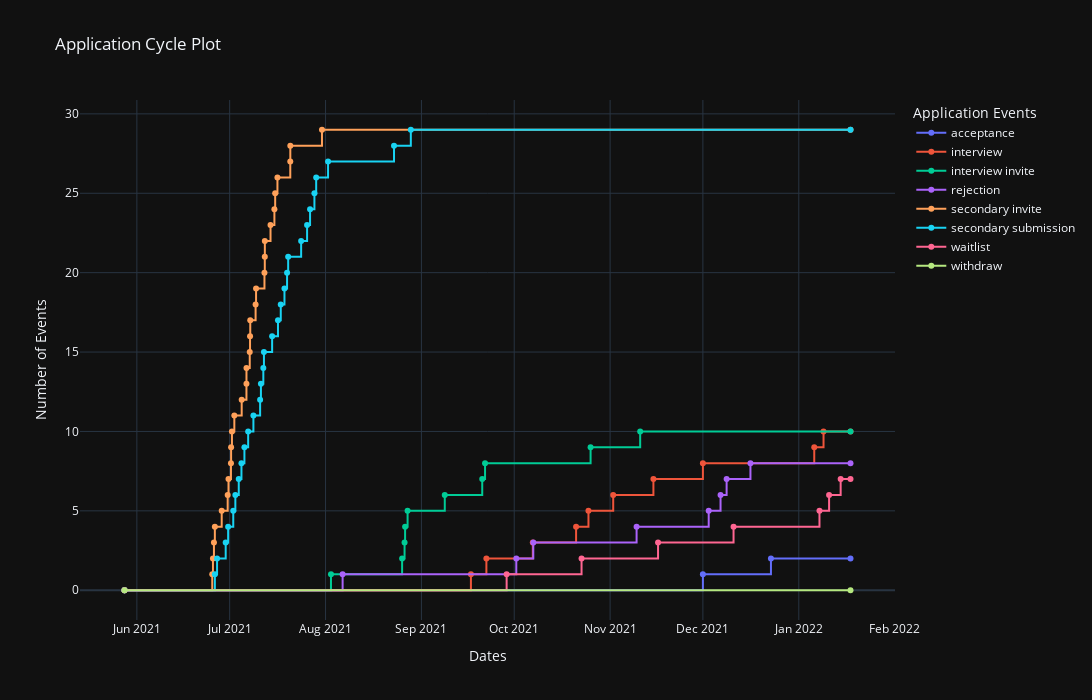

The notebook cell this image was saved under:
### Markdown cell above
### Plotting the Application Cycle as a line graph

### Code cell
fig = px.line(dan_sort2, x="Dates", y="tracker", color="Actions", 
              hover_data=["schools", "Actions", "Dates"], markers=True, line_shape="hv", 
              labels={
                  "Dates": "Dates",
                  "tracker": "Number of Events",
                  "Actions": "Application Events"
              },
              title="Application Cycle Plot", 
              template="plotly_dark", width=1200, height=700)
fig.show()

### Figure 1 — Plotly figure (JSON) as saved in the notebook; plotly's stock layout.template omitted (floating-point values rounded to 4 significant figures)
{"data": [{"customdata": [["Start", "acceptance"], ["University of Iowa", "acceptance"], ["Baylor", "acceptance"], ["End", "acceptance"], ["Harvard", "acceptance"], ["University of Washington", "acceptance"], ["Duke", "acceptance"], ["UC San Diego", "acceptance"], ["Stanford", "acceptance"], ["UCSF", "acceptance"], ["University of Michigan", "acceptance"], ["Vanderbilt", "acceptance"], ["University of North Carolina", "acceptance"], ["UCLA", "acceptance"], ["University of Pennsylvania", "acceptance"], ["Weill Cornell Tri-I", "acceptance"], ["Northwestern", "acceptance"], ["New York University", "acceptance"], ["Columbia", "acceptance"], ["Johns Hopkins University", "acceptance"], ["Washington University in St. Louis", "acceptance"], ["Yale", "acceptance"], ["Case Western Reserve University", "acceptance"], ["Oregon Health and Science University", "acceptance"], ["UC Irvine", "acceptance"], ["University of Utah", "acceptance"], ["UT Southwestern", "acceptance"], ["University of Wisconsin", "acceptance"], ["Stony Brook", "acceptance"], ["University of Pittsburgh", "acceptance"], ["University of Colorado", "acceptance"]], "hovertemplate": "Application Events=%{customdata[1]}<br>Dates=%{x}<br>Number of Events=%{y}<br>schools=%{customdata[0]}<extra></extra>", "legendgroup": "acceptance", "line": {"color": "#636efa", "dash": "solid", "shape": "hv"}, "marker": {"symbol": "circle"}, "mode": "lines+markers", "name": "acceptance", "orientation": "v", "showlegend": true, "type": "scatter", "x": ["2021-05-28T00:00:00", "2021-12-01T00:00:00", "2021-12-23T00:00:00", "2022-01-17T17:14:06", null, null, null, null, null, null, null, null, null, null, null, null, null, null, null, null, null, null, null, null, null, null, null, null, null, null, null], "xaxis": "x", "y": [0, 1, 2, 2, 2, 2, 2, 2, 2, 2, 2, 2, 2, 2, 2, 2, 2, 2, 2, 2, 2, 2, 2, 2, 2, 2, 2, 2, 2, 2, 2], "yaxis": "y"}, {"customdata": [["Start", "interview"], ["UT Southwestern", "interview"], ["Northwestern", "interview"], ["Vanderbilt", "interview"], ["Baylor", "interview"], ["Oregon Health and Science University", "interview"], ["University of Iowa", "interview"], ["UC Irvine", "interview"], ["Case Western Reserve University", "interview"], ["University of Washington", "interview"], ["University of North Carolina", "interview"], ["End", "interview"], ["Harvard", "interview"], ["Duke", "interview"], ["UC San Diego", "interview"], ["Stanford", "interview"], ["UCSF", "interview"], ["University of Michigan", "interview"], ["UCLA", "interview"], ["University of Pennsylvania", "interview"], ["Weill Cornell Tri-I", "interview"], ["New York University", "interview"], ["Columbia", "interview"], ["Johns Hopkins University", "interview"], ["Washington University in St. Louis", "interview"], ["Yale", "interview"], ["University of Utah", "interview"], ["University of Wisconsin", "interview"], ["Stony Brook", "interview"], ["University of Pittsburgh", "interview"], ["University of Colorado", "interview"]], "hovertemplate": "Application Events=%{customdata[1]}<br>Dates=%{x}<br>Number of Events=%{y}<br>schools=%{customdata[0]}<extra></extra>", "legendgroup": "interview", "line": {"color": "#EF553B", "dash": "solid", "shape": "hv"}, "marker": {"symbol": "circle"}, "mode": "lines+markers", "name": "interview", "orientation": "v", "showlegend": true, "type": "scatter", "x": ["2021-05-28T00:00:00", "2021-09-17T00:00:00", "2021-09-22T00:00:00", "2021-10-07T00:00:00", "2021-10-21T00:00:00", "2021-10-25T00:00:00", "2021-11-02T00:00:00", "2021-11-15T00:00:00", "2021-12-01T00:00:00", "2022-01-06T00:00:00", "2022-01-09T00:00:00", "2022-01-17T17:14:06", null, null, null, null, null, null, null, null, null, null, null, null, null, null, null, null, null, null, null], "xaxis": "x", "y": [0, 1, 2, 3, 4, 5, 6, 7, 8, 9, 10, 10, 10, 10, 10, 10, 10, 10, 10, 10, 10, 10, 10, 10, 10, 10, 10, 10, 10, 10, 10], "yaxis": "y"}, {"customdata": [["Start", "interview invite"], ["University of Washington", "interview invite"], ["Northwestern", "interview invite"], ["Case Western Reserve University", "interview invite"], ["UT Southwestern", "interview invite"], ["Vanderbilt", "interview invite"], ["University of Iowa", "interview invite"], ["Oregon Health and Science University", "interview invite"], ["Baylor", "interview invite"], ["UC Irvine", "interview invite"], ["University of North Carolina", "interview invite"], ["End", "interview invite"], ["Harvard", "interview invite"], ["Duke", "interview invite"], ["UC San Diego", "interview invite"], ["Stanford", "interview invite"], ["UCSF", "interview invite"], ["University of Michigan", "interview invite"], ["UCLA", "interview invite"], ["University of Pennsylvania", "interview invite"], ["Weill Cornell Tri-I", "interview invite"], ["New York University", "interview invite"], ["Columbia", "interview invite"], ["Johns Hopkins University", "interview invite"], ["Washington University in St. Louis", "interview invite"], ["Yale", "interview invite"], ["University of Utah", "interview invite"], ["University of Wisconsin", "interview invite"], ["Stony Brook", "interview invite"], ["University of Pittsburgh", "interview invite"], ["University of Colorado", "interview invite"]], "hovertemplate": "Application Events=%{customdata[1]}<br>Dates=%{x}<br>Number of Events=%{y}<br>schools=%{customdata[0]}<extra></extra>", "legendgroup": "interview invite", "line": {"color": "#00cc96", "dash": "solid", "shape": "hv"}, "marker": {"symbol": "circle"}, "mode": "lines+markers", "name": "interview invite", "orientation": "v", "showlegend": true, "type": "scatter", "x": ["2021-05-28T00:00:00", "2021-08-02T18:02:00", "2021-08-25T18:01:00", "2021-08-26T13:03:00", "2021-08-26T17:14:00", "2021-08-27T12:34:00", "2021-09-08T13:10:00", "2021-09-20T15:44:00", "2021-09-21T13:36:00", "2021-10-25T16:29:00", "2021-11-10T17:18:00", "2022-01-17T17:14:06", null, null, null, null, null, null, null, null, null, null, null, null, null, null, null, null, null, null, null], "xaxis": "x", "y": [0, 1, 2, 3, 4, 5, 6, 7, 8, 9, 10, 10, 10, 10, 10, 10, 10, 10, 10, 10, 10, 10, 10, 10, 10, 10, 10, 10, 10, 10, 10], "yaxis": "y"}, {"customdata": [["Start", "rejection"], ["Weill Cornell Tri-I", "rejection"], ["University of Pittsburgh", "rejection"], ["Stanford", "rejection"], ["Johns Hopkins University", "rejection"], ["UCSF", "rejection"], ["Washington University in St. Louis", "rejection"], ["New York University", "rejection"], ["Yale", "rejection"], ["End", "rejection"], ["Harvard", "rejection"], ["University of Washington", "rejection"], ["Duke", "rejection"], ["UC San Diego", "rejection"], ["University of Michigan", "rejection"], ["Vanderbilt", "rejection"], ["Baylor", "rejection"], ["University of North Carolina", "rejection"], ["UCLA", "rejection"], ["University of Pennsylvania", "rejection"], ["Northwestern", "rejection"], ["Columbia", "rejection"], ["Case Western Reserve University", "rejection"], ["Oregon Health and Science University", "rejection"], ["UC Irvine", "rejection"], ["University of Utah", "rejection"], ["UT Southwestern", "rejection"], ["University of Wisconsin", "rejection"], ["Stony Brook", "rejection"], ["University of Iowa", "rejection"], ["University of Colorado", "rejection"]], "hovertemplate": "Application Events=%{customdata[1]}<br>Dates=%{x}<br>Number of Events=%{y}<br>schools=%{customdata[0]}<extra></extra>", "legendgroup": "rejection", "line": {"color": "#ab63fa", "dash": "solid", "shape": "hv"}, "marker": {"symbol": "circle"}, "mode": "lines+markers", "name": "rejection", "orientation": "v", "showlegend": true, "type": "scatter", "x": ["2021-05-28T00:00:00", "2021-08-06T12:26:00", "2021-10-01T16:06:00", "2021-10-07T04:00:00", "2021-11-09T13:27:00", "2021-12-02T21:01:00", "2021-12-06T16:57:00", "2021-12-08T16:03:00", "2021-12-16T08:57:00", "2022-01-17T17:14:06", null, null, null, null, null, null, null, null, null, null, null, null, null, null, null, null, null, null, null, null, null], "xaxis": "x", "y": [0, 1, 2, 3, 4, 5, 6, 7, 8, 8, 8, 8, 8, 8, 8, 8, 8, 8, 8, 8, 8, 8, 8, 8, 8, 8, 8, 8, 8, 8, 8], "yaxis": "y"}, {"customdata": [["Start", "secondary invite"], ["University of Michigan", "secondary invite"], ["New York University", "secondary invite"], ["University of Pennsylvania", "secondary invite"], ["UT Southwestern", "secondary invite"], ["Johns Hopkins University", "secondary invite"], ["Stony Brook", "secondary invite"], ["UC San Diego", "secondary invite"], ["University of Pittsburgh", "secondary invite"], ["Baylor", "secondary invite"], ["Washington University in St. Louis", "secondary invite"], ["Stanford", "secondary invite"], ["Columbia", "secondary invite"], ["University of Iowa", "secondary invite"], ["Harvard", "secondary invite"], ["Weill Cornell Tri-I", "secondary invite"], ["Vanderbilt", "secondary invite"], ["Oregon Health and Science University", "secondary invite"], ["Case Western Reserve University", "secondary invite"], ["University of North Carolina", "secondary invite"], ["UCLA", "secondary invite"], ["University of Washington", "secondary invite"], ["Yale", "secondary invite"], ["UC Irvine", "secondary invite"], ["Duke", "secondary invite"], ["University of Utah", "secondary invite"], ["Northwestern", "secondary invite"], ["University of Wisconsin", "secondary invite"], ["University of Colorado", "secondary invite"], ["UCSF", "secondary invite"], ["End", "secondary invite"]], "hovertemplate": "Application Events=%{customdata[1]}<br>Dates=%{x}<br>Number of Events=%{y}<br>schools=%{customdata[0]}<extra></extra>", "legendgroup": "secondary invite", "line": {"color": "#FFA15A", "dash": "solid", "shape": "hv"}, "marker": {"symbol": "circle"}, "mode": "lines+markers", "name": "secondary invite", "orientation": "v", "showlegend": true, "type": "scatter", "x": ["2021-05-28T00:00:00", "2021-06-25T08:52:00", "2021-06-25T14:24:00", "2021-06-25T22:01:00", "2021-06-26T05:01:00", "2021-06-28T10:10:00", "2021-06-30T08:34:00", "2021-06-30T14:58:00", "2021-07-01T10:03:00", "2021-07-01T11:10:00", "2021-07-01T17:42:00", "2021-07-02T12:10:00", "2021-07-04T21:18:00", "2021-07-06T10:14:00", "2021-07-06T10:25:00", "2021-07-07T11:46:00", "2021-07-07T14:07:00", "2021-07-07T15:48:00", "2021-07-09T09:15:00", "2021-07-09T12:53:00", "2021-07-12T06:00:00", "2021-07-12T08:33:00", "2021-07-12T08:54:00", "2021-07-14T05:00:00", "2021-07-15T11:08:00", "2021-07-15T17:08:00", "2021-07-16T10:44:00", "2021-07-20T14:21:00", "2021-07-20T14:39:00", "2021-07-30T20:19:00", "2022-01-17T17:14:06"], "xaxis": "x", "y": [0, 1, 2, 3, 4, 5, 6, 7, 8, 9, 10, 11, 12, 13, 14, 15, 16, 17, 18, 19, 20, 21, 22, 23, 24, 25, 26, 27, 28, 29, 29], "yaxis": "y"}, {"customdata": [["Start", "secondary submission"], ["University of Michigan", "secondary submission"], ["UT Southwestern", "secondary submission"], ["New York University", "secondary submission"], ["University of Pennsylvania", "secondary submission"], ["Johns Hopkins University", "secondary submission"], ["Stony Brook", "secondary submission"], ["Baylor", "secondary submission"], ["Washington University in St. Louis", "secondary submission"], ["University of Pittsburgh", "secondary submission"], ["UC San Diego", "secondary submission"], ["Stanford", "secondary submission"], ["Columbia", "secondary submission"], ["University of Iowa", "secondary submission"], ["Harvard", "secondary submission"], ["Weill Cornell Tri-I", "secondary submission"], ["Vanderbilt", "secondary submission"], ["Case Western Reserve University", "secondary submission"], ["University of North Carolina", "secondary submission"], ["Oregon Health and Science University", "secondary submission"], ["University of Washington", "secondary submission"], ["Northwestern", "secondary submission"], ["Duke", "secondary submission"], ["Yale", "secondary submission"], ["UCLA", "secondary submission"], ["UC Irvine", "secondary submission"], ["University of Utah", "secondary submission"], ["University of Colorado", "secondary submission"], ["University of Wisconsin", "secondary submission"], ["UCSF", "secondary submission"], ["End", "secondary submission"]], "hovertemplate": "Application Events=%{customdata[1]}<br>Dates=%{x}<br>Number of Events=%{y}<br>schools=%{customdata[0]}<extra></extra>", "legendgroup": "secondary submission", "line": {"color": "#19d3f3", "dash": "solid", "shape": "hv"}, "marker": {"symbol": "circle"}, "mode": "lines+markers", "name": "secondary submission", "orientation": "v", "showlegend": true, "type": "scatter", "x": ["2021-05-28T00:00:00", "2021-06-26T05:10:00", "2021-06-26T22:13:00", "2021-06-29T17:11:00", "2021-06-30T12:12:00", "2021-07-02T03:54:00", "2021-07-02T20:07:00", "2021-07-03T22:30:00", "2021-07-04T19:27:00", "2021-07-05T18:31:00", "2021-07-06T23:33:00", "2021-07-08T16:15:00", "2021-07-10T20:20:00", "2021-07-11T02:30:00", "2021-07-11T21:15:00", "2021-07-12T01:55:00", "2021-07-14T17:29:00", "2021-07-16T14:55:00", "2021-07-17T12:28:00", "2021-07-18T17:11:00", "2021-07-19T13:27:00", "2021-07-19T21:57:00", "2021-07-24T02:37:00", "2021-07-26T00:44:00", "2021-07-26T23:53:00", "2021-07-28T09:40:00", "2021-07-28T23:20:00", "2021-08-01T19:26:00", "2021-08-23T03:17:00", "2021-08-28T13:38:00", "2022-01-17T17:14:06"], "xaxis": "x", "y": [0, 1, 2, 3, 4, 5, 6, 7, 8, 9, 10, 11, 12, 13, 14, 15, 16, 17, 18, 19, 20, 21, 22, 23, 24, 25, 26, 27, 28, 29, 29], "yaxis": "y"}, {"customdata": [["Start", "waitlist"], ["University of Colorado", "waitlist"], ["Northwestern", "waitlist"], ["Oregon Health and Science University", "waitlist"], ["UC Irvine", "waitlist"], ["Vanderbilt", "waitlist"], ["University of Washington", "waitlist"], ["Case Western Reserve University", "waitlist"], ["End", "waitlist"], ["Harvard", "waitlist"], ["Duke", "waitlist"], ["UC San Diego", "waitlist"], ["Stanford", "waitlist"], ["UCSF", "waitlist"], ["University of Michigan", "waitlist"], ["Baylor", "waitlist"], ["University of North Carolina", "waitlist"], ["UCLA", "waitlist"], ["University of Pennsylvania", "waitlist"], ["Weill Cornell Tri-I", "waitlist"], ["New York University", "waitlist"], ["Columbia", "waitlist"], ["Johns Hopkins University", "waitlist"], ["Washington University in St. Louis", "waitlist"], ["Yale", "waitlist"], ["University of Utah", "waitlist"], ["UT Southwestern", "waitlist"], ["University of Wisconsin", "waitlist"], ["Stony Brook", "waitlist"], ["University of Pittsburgh", "waitlist"], ["University of Iowa", "waitlist"]], "hovertemplate": "Application Events=%{customdata[1]}<br>Dates=%{x}<br>Number of Events=%{y}<br>schools=%{customdata[0]}<extra></extra>", "legendgroup": "waitlist", "line": {"color": "#FF6692", "dash": "solid", "shape": "hv"}, "marker": {"symbol": "circle"}, "mode": "lines+markers", "name": "waitlist", "orientation": "v", "showlegend": true, "type": "scatter", "x": ["2021-05-28T00:00:00", "2021-09-28T13:01:00", "2021-10-22T18:23:00", "2021-11-16T12:00:00", "2021-12-10T21:49:00", "2022-01-07T16:28:00", "2022-01-10T19:08:00", "2022-01-14T12:54:00", "2022-01-17T17:14:06", null, null, null, null, null, null, null, null, null, null, null, null, null, null, null, null, null, null, null, null, null, null], "xaxis": "x", "y": [0, 1, 2, 3, 4, 5, 6, 7, 7, 7, 7, 7, 7, 7, 7, 7, 7, 7, 7, 7, 7, 7, 7, 7, 7, 7, 7, 7, 7, 7, 7], "yaxis": "y"}, {"customdata": [["Start", "withdraw"], ["End", "withdraw"], ["Harvard", "withdraw"], ["University of Washington", "withdraw"], ["Duke", "withdraw"], ["UC San Diego", "withdraw"], ["Stanford", "withdraw"], ["UCSF", "withdraw"], ["University of Michigan", "withdraw"], ["Vanderbilt", "withdraw"], ["Baylor", "withdraw"], ["University of North Carolina", "withdraw"], ["UCLA", "withdraw"], ["University of Pennsylvania", "withdraw"], ["Weill Cornell Tri-I", "withdraw"], ["Northwestern", "withdraw"], ["New York University", "withdraw"], ["Columbia", "withdraw"], ["Johns Hopkins University", "withdraw"], ["Washington University in St. Louis", "withdraw"], ["Yale", "withdraw"], ["Case Western Reserve University", "withdraw"], ["Oregon Health and Science University", "withdraw"], ["UC Irvine", "withdraw"], ["University of Utah", "withdraw"], ["UT Southwestern", "withdraw"], ["University of Wisconsin", "withdraw"], ["Stony Brook", "withdraw"], ["University of Pittsburgh", "withdraw"], ["University of Iowa", "withdraw"], ["University of Colorado", "withdraw"]], "hovertemplate": "Application Events=%{customdata[1]}<br>Dates=%{x}<br>Number of Events=%{y}<br>schools=%{customdata[0]}<extra></extra>", "legendgroup": "withdraw", "line": {"color": "#B6E880", "dash": "solid", "shape": "hv"}, "marker": {"symbol": "circle"}, "mode": "lines+markers", "name": "withdraw", "orientation": "v", "showlegend": true, "type": "scatter", "x": ["2021-05-28T00:00:00", "2022-01-17T17:14:06", null, null, null, null, null, null, null, null, null, null, null, null, null, null, null, null, null, null, null, null, null, null, null, null, null, null, null, null, null], "xaxis": "x", "y": [0, 0, 0, 0, 0, 0, 0, 0, 0, 0, 0, 0, 0, 0, 0, 0, 0, 0, 0, 0, 0, 0, 0, 0, 0, 0, 0, 0, 0, 0, 0], "yaxis": "y"}], "layout": {"height": 700, "legend": {"title": {"text": "Application Events"}, "tracegroupgap": 0}, "title": {"text": "Application Cycle Plot"}, "width": 1200, "xaxis": {"anchor": "y", "autorange": true, "domain": [0, 1], "range": ["2021-05-13 18:10:57.1129", "2022-01-31 23:03:08.8871"], "title": {"text": "Dates"}, "type": "date"}, "yaxis": {"anchor": "x", "autorange": true, "domain": [0, 1], "range": [-1.874, 30.87], "title": {"text": "Number of Events"}, "type": "linear"}}}
